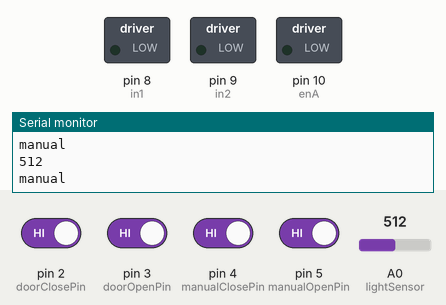
A sketch run on a simulated Arduino Uno, built with avr-gcc and run on an emulated ATmega328P. On the bench: switched loads named in the sketch (green lamp = pin HIGH), the last lines printed to the serial monitor. Dashed ring = blinking. Inputs (shaded band) come from the test bench; at power-on: pin 2 (doorClosePin), pin 3 (doorOpenPin), pin 4 (manualClosePin), pin 5 (manualOpenPin) HIGH, A0 (lightSensor) = 512.

Above: at 1.8 s.
1.9 s: pin 4 (manualClosePin) driven LOW and pin 5 (manualOpenPin) driven LOW
4.5 s: pin 3 (doorOpenPin) driven LOW
At 5.3 s:
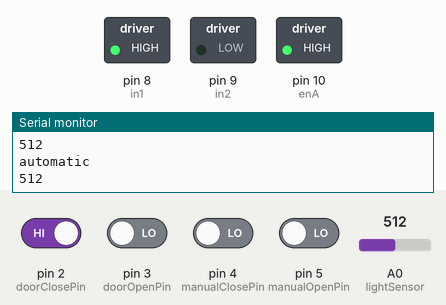
8.5 s: pin 3 (doorOpenPin) driven HIGH
At 9.2 s:
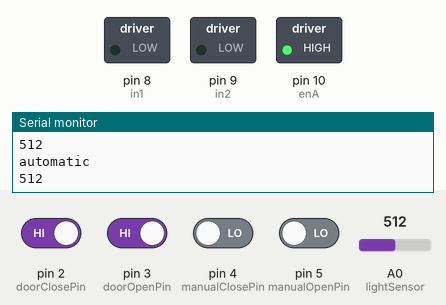
10.0 s: pin 2 (doorClosePin) driven LOW and pin 4 (manualClosePin) driven HIGH
At 11.4 s:
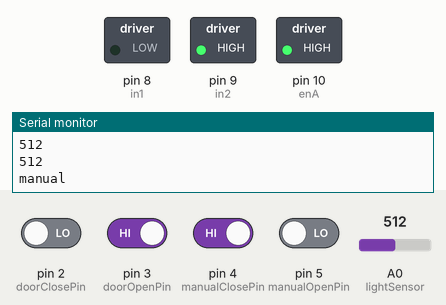
14.2 s: pin 2 (doorClosePin) driven HIGH
At 14.9 s:
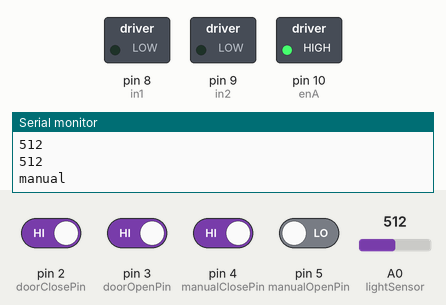
Timing chart, 0 to 17.0 s (numbered marks = the images above; inputs shaded):
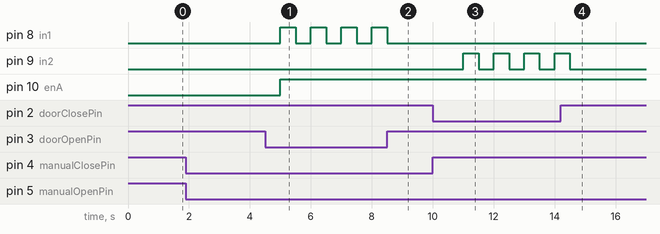

Measured:
- after the input at 4.5 s, pin 8 (in1): alternates HIGH for 0.50 s and LOW for 0.50 s, starting after 0.50 s; pin 10 (enA): LOW → HIGH after 0.50 s
- after the input at 8.5 s, pin 8 (in1): goes on until 8.5 s, then stays LOW
- after the input at 10.0 s, pin 9 (in2): alternates HIGH for 0.50 s and LOW for 0.50 s, starting after 1.0 s
- after the input at 14.2 s, pin 9 (in2): goes on until 14.5 s, then stays LOW

The sketch:

chicken_coop.ino
```cpp
// Pin declarations
int enA = 10;
int in2 = 9;
int in1 = 8;
int lightSensor = A0;
int doorClosePin = 2;
int doorOpenPin= 3;
int manualClosePin = 4;
int manualOpenPin = 5;

int steps = 0; // Global variable to keep track of motor steps
int maxSteps = 20;
int lightSensorCloseThreashold = 100;// delay 30 minutes after 100;
int lightSensorOpenThreashold = 400; //夏天(晴天800, 阴天500) 冬天(晴天400, 阴天 200)
int lightSensorCounter = 0;
int lightSensorDelaySeconds = 0;

void setup() {
  Serial.begin(9600);
  Serial.println("Hello setup");
  pinMode(enA, OUTPUT);
  pinMode(in1, OUTPUT);
  pinMode(in2, OUTPUT);

  pinMode(doorClosePin, INPUT_PULLUP);
  pinMode(doorOpenPin, INPUT_PULLUP);
  pinMode(manualClosePin, INPUT_PULLUP);
  pinMode(manualOpenPin, INPUT_PULLUP);
}

void loop() {
  Serial.println(analogRead(lightSensor));
  // Serial.println(lightSensorCounter);
  // Serial.println(steps);

  // Serial.print("doorClosePin:");
  // Serial.println(digitalRead(doorClosePin));
  // Serial.print("doorOpenPin:");
  // Serial.println(digitalRead(doorOpenPin));
  // Serial.print("manualClosePin:");
  // Serial.println(digitalRead(manualClosePin));
  // Serial.print("manualOpenPin:");
  // Serial.println(digitalRead(manualOpenPin));

  if(digitalRead(manualClosePin) == HIGH || digitalRead(manualOpenPin) == HIGH){
    Serial.println("manual");
    manual();    // Check manual switches
  } else {
    Serial.println("automatic");
    automatic(); // Call the automatic function
  }
}

void automatic() {
  delay(1000);
  // delay xxx minutes before close door
  Serial.println(analogRead(lightSensor));
  lightSensorCounter = analogRead(lightSensor) < lightSensorCloseThreashold ? lightSensorCounter + 1 : lightSensorCounter;
  lightSensorCounter = analogRead(lightSensor) > lightSensorOpenThreashold ? 0 : lightSensorCounter;
  if (digitalRead(doorClosePin) == LOW && lightSensorCounter > 1800) {
    lightSensorCounter = 0;
    operateDoor(true, false); // Close the door
  } else if ( digitalRead(doorOpenPin) == LOW && analogRead(lightSensor) > lightSensorOpenThreashold) {
    lightSensorCounter = 0;
    operateDoor(false, false); // Open the door
  }
}

void operateDoor(bool closeDoorFlag, bool isManual) {
  int dirPin1, dirPin2;

  if (closeDoorFlag) {
    dirPin1 = LOW;
    dirPin2 = HIGH;
  } else {
    dirPin1 = HIGH;
    dirPin2 = LOW;
  }

  while (true) {
    // Check for manual operation or automatic
    if (isManual) {
      if (digitalRead(closeDoorFlag ? manualClosePin : manualOpenPin) == LOW || // open or close switch released
          (closeDoorFlag && digitalRead(doorClosePin) == HIGH) || // door is fully closed and the limit switch is triggered
          (!closeDoorFlag && digitalRead(doorOpenPin) == HIGH) || // door is fully opened and the limit switch is triggered
          steps == (closeDoorFlag ? 0 : maxSteps)) { // steps reach limit
          // Manual operation switch is turned off, stop the motor or
          // door close/open switch pin is triggered, or the door is fully closed/opened with full steps, stop the motor
          break;
      }
    } else {
      // Check for automatic operation
      if ((closeDoorFlag && digitalRead(doorClosePin) == HIGH) ||
          (!closeDoorFlag && digitalRead(doorOpenPin) == HIGH) ||
          steps == (closeDoorFlag ? 0 : maxSteps)) {
        // door close/open switch pin is triggered, or the door is fully closed/opened with full steps, stop the motor
        break;
      }
    }

    // Continue running the motor
    analogWrite(enA, 255);
    digitalWrite(in1, dirPin1);
    digitalWrite(in2, dirPin2);
    delay(500); // keep motor running for xxx sec, Adjust the delay as needed based on your motor's speed

    analogWrite(enA, 255);
    digitalWrite(in1, LOW);
    digitalWrite(in2, LOW);
    delay(500); // pause motor for xxx sec

    // Update the steps based on the motor direction
    steps += closeDoorFlag ? -1 : 1;

    // Safety check to prevent motor from running indefinitely
    if (steps < 0) {
      steps = 0;
      break; // Prevent negative step values
    } else if (steps > maxSteps) {
      steps = maxSteps;
      break; // Prevent step values greater than maxSteps
    }
  }

  // Stop the motor
  digitalWrite(in1, LOW);
  digitalWrite(in2, LOW);
  delay(1000);
}

void manual() {
  delay(1000);
  int manualCloseSwitchState = digitalRead(manualClosePin);
  int manualOpenSwitchState = digitalRead(manualOpenPin);

  if (manualCloseSwitchState == HIGH && manualOpenSwitchState == LOW) {
    steps = maxSteps;
    operateDoor(true, true); // Close the door manually
  } else if (manualOpenSwitchState == HIGH && manualCloseSwitchState == LOW) {
    steps = 0;
    operateDoor(false, true); // Open the door manually
  }
}
```
